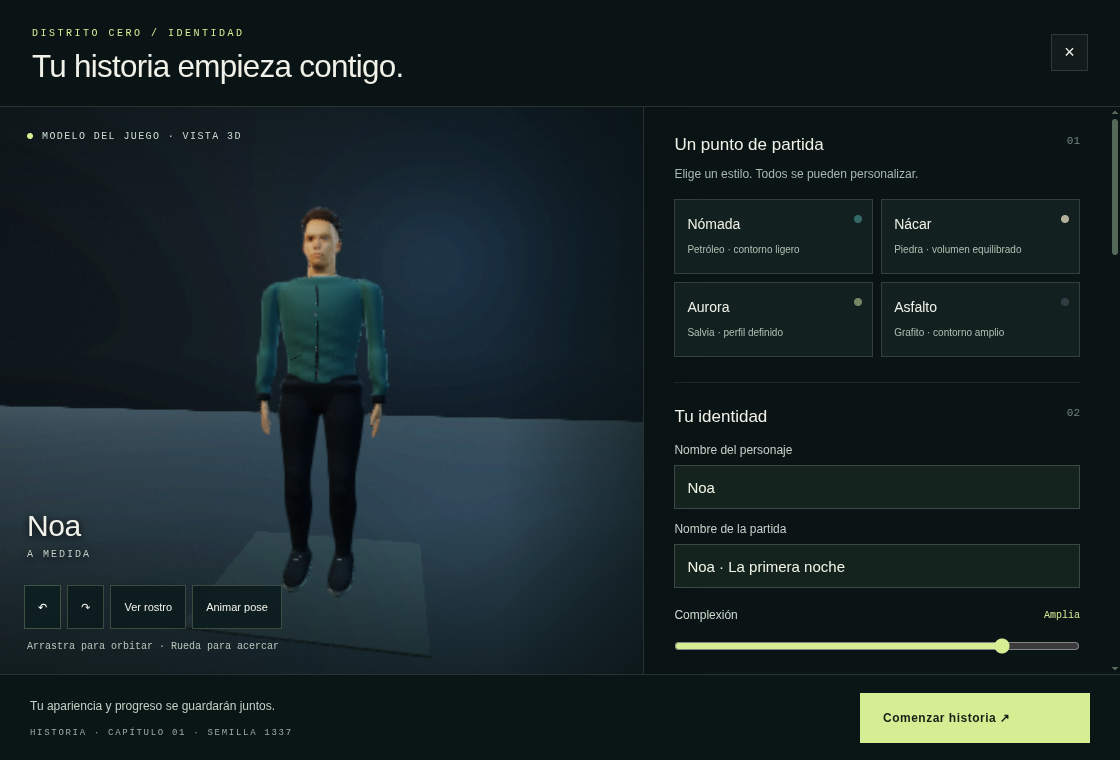
#> input picture qa/v019/01-editor.png, 1120 x 760 px, given in place of before-rifle.png, which was not available
$ python compose_contact_evidence.py
#> lines starting #> are read from the running program, lines starting #| are printed output that depends on the picture; pictures that were not available may be replaced by others from this repository, and a replacement may not be noted
"""Equal crops and labels on actual browser captures. No model retouching."""
from pathlib import Path
from PIL import Image,ImageDraw,ImageFont
import json,hashlib
R=Path(__file__).resolve().parents[1];Q=R/'qa/v019'
font=ImageFont.truetype('/usr/share/fonts/truetype/dejavu/DejaVuSans.ttf',22)
small=ImageFont.truetype('/usr/share/fonts/truetype/dejavu/DejaVuSans.ttf',14)
box=(225,110,910,640);width,height=box[2]-box[0],box[3]-box[1]
canvas=Image.new('RGB',(width*2+36,2*(height+65)+36),(17,27,30));d=ImageDraw.Draw(canvas);pairs=[]
#> after `canvas = Image.new('RGB', (width * 2 + 36, 2 * (height + 65) + 36), (1`:
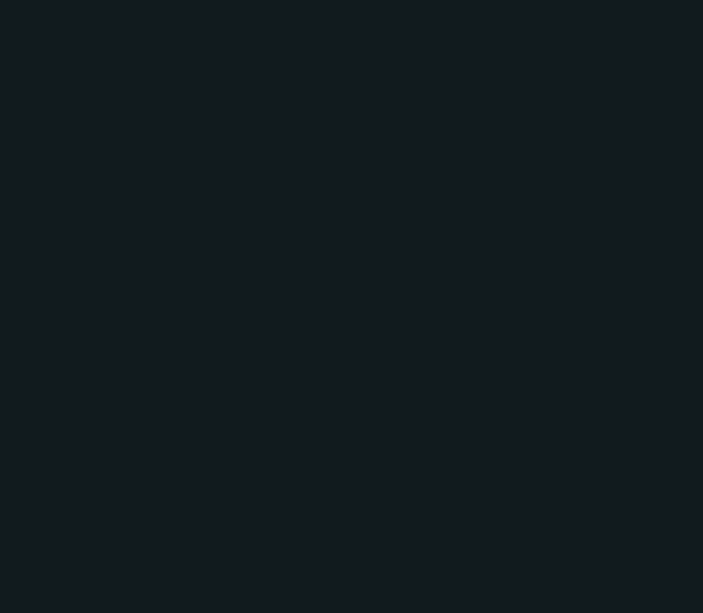
#> canvas: PIL image 1406x1226 RGB (shown at 1/2 size); mean R, G, B 17, 27, 30
for row,mode in enumerate(['rifle','pistol']):
 for column,(prefix,title) in enumerate([('before-','v0.18 · Anterior'),('review-','v0.19 · Contacto articulado')]):
  im=Image.open(Q/(prefix+mode+'.png')).convert('RGB');x=12+column*(width+12);y=12+row*(height+65)
#> further down, im is the input picture: PIL image 1120x760 RGB; mean R, G, B 24.4, 37.1, 38.7
  d.text((x+10,y),title+' · '+('Fusil' if mode=='rifle' else 'Pistola'),font=font,fill=(230,238,233));canvas.paste(im.crop(box),(x,y+36))
#> after `canvas.paste(im.crop(box), (x, y + 36))`:
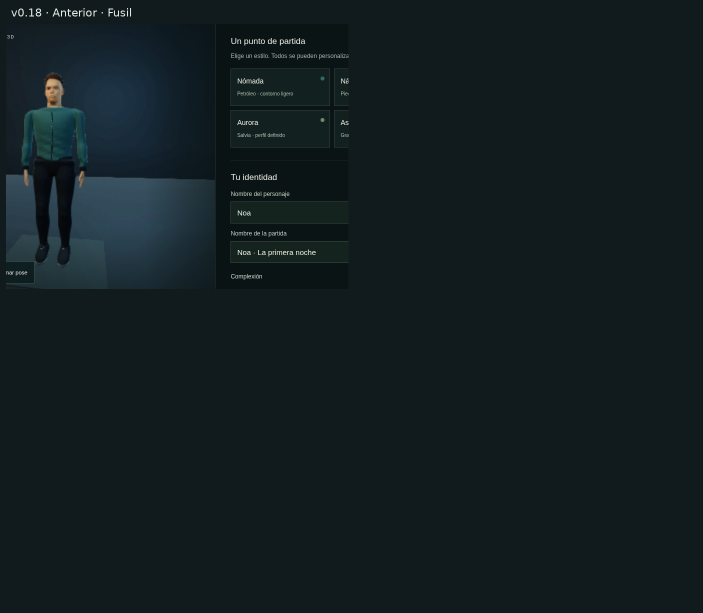
#> canvas: PIL image 1406x1226 RGB (shown at 1/2 size); mean R, G, B 18.8, 29.8, 33.2
#> (the run stopped early here; a loop or call above may not have finished)

$ run again, on qa/v019/04-creator-390.png
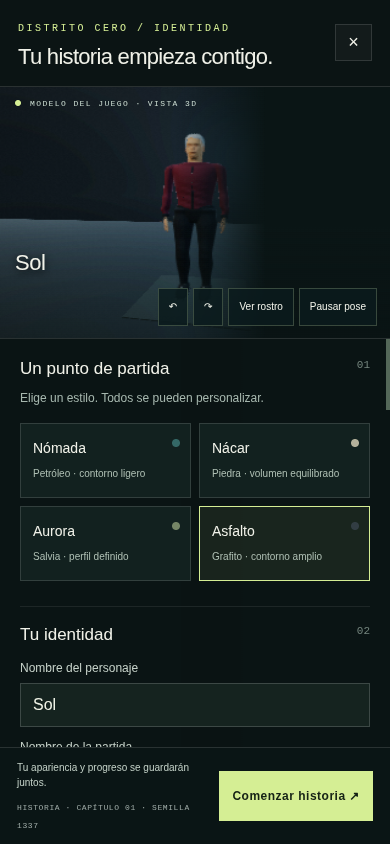
#> input picture qa/v019/04-creator-390.png, 390 x 844 px, given in place of before-rifle.png, which was not available
#> im is the input picture: PIL image 390x844 RGB; mean R, G, B 24.5, 35.8, 33.9
#> `canvas.paste(im.crop(box), (x, y + 36))`:
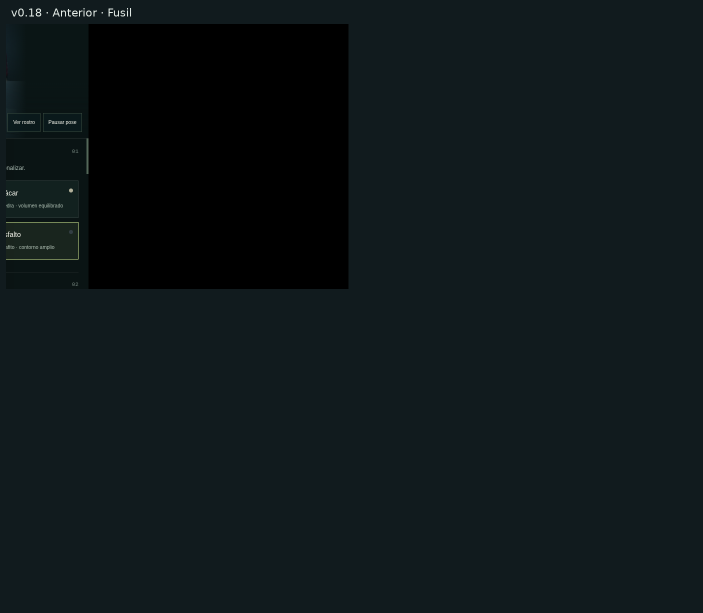
#> canvas: PIL image 1406x1226 RGB (shown at 1/2 size); mean R, G, B 14.4, 22.9, 25.2
